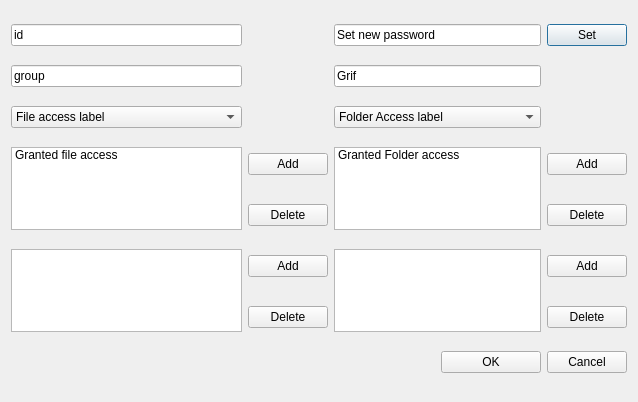
<?xml version="1.0" encoding="UTF-8"?>
<ui version="4.0">
 <class>EditUser</class>
 <widget class="QDialog" name="EditUser">
  <property name="geometry">
   <rect>
    <x>0</x>
    <y>0</y>
    <width>638</width>
    <height>402</height>
   </rect>
  </property>
  <property name="windowTitle">
   <string>Editing user N</string>
  </property>
  <layout class="QGridLayout" name="gridLayout">
   <item row="0" column="0">
    <widget class="QLineEdit" name="lineEdit">
     <property name="text">
      <string>id</string>
     </property>
    </widget>
   </item>
   <item row="0" column="2" colspan="2">
    <widget class="QLineEdit" name="lineEdit_2">
     <property name="text">
      <string>Set new password</string>
     </property>
    </widget>
   </item>
   <item row="0" column="4">
    <widget class="QPushButton" name="pushButton_3">
     <property name="text">
      <string>Set</string>
     </property>
    </widget>
   </item>
   <item row="1" column="0">
    <widget class="QLineEdit" name="lineEdit_3">
     <property name="text">
      <string>group</string>
     </property>
    </widget>
   </item>
   <item row="1" column="2" colspan="2">
    <widget class="QLineEdit" name="lineEdit_4">
     <property name="text">
      <string>Grif</string>
     </property>
    </widget>
   </item>
   <item row="2" column="0">
    <widget class="QComboBox" name="comboBox">
     <item>
      <property name="text">
       <string>File access label</string>
      </property>
     </item>
    </widget>
   </item>
   <item row="2" column="2" colspan="2">
    <widget class="QComboBox" name="comboBox_2">
     <item>
      <property name="text">
       <string>Folder Access label</string>
      </property>
     </item>
    </widget>
   </item>
   <item row="3" column="0" rowspan="2">
    <widget class="QListWidget" name="listWidget">
     <item>
      <property name="text">
       <string>Granted file access</string>
      </property>
     </item>
    </widget>
   </item>
   <item row="3" column="2" rowspan="2" colspan="2">
    <widget class="QListWidget" name="listWidget4">
     <item>
      <property name="text">
       <string>Granted Folder access</string>
      </property>
     </item>
    </widget>
   </item>
   <item row="8" column="4">
    <widget class="QPushButton" name="pushButton_2">
     <property name="text">
      <string>Cancel</string>
     </property>
    </widget>
   </item>
   <item row="6" column="0" rowspan="2">
    <widget class="QListWidget" name="listWidget3"/>
   </item>
   <item row="6" column="2" rowspan="2" colspan="2">
    <widget class="QListWidget" name="listWidget2"/>
   </item>
   <item row="3" column="1">
    <widget class="QPushButton" name="pushButton_4">
     <property name="text">
      <string>Add</string>
     </property>
    </widget>
   </item>
   <item row="4" column="1">
    <widget class="QPushButton" name="pushButton_5">
     <property name="text">
      <string>Delete</string>
     </property>
    </widget>
   </item>
   <item row="6" column="1">
    <widget class="QPushButton" name="pushButton_8">
     <property name="text">
      <string>Add</string>
     </property>
    </widget>
   </item>
   <item row="7" column="1">
    <widget class="QPushButton" name="pushButton_9">
     <property name="text">
      <string>Delete</string>
     </property>
    </widget>
   </item>
   <item row="6" column="4">
    <widget class="QPushButton" name="pushButton_10">
     <property name="text">
      <string>Add</string>
     </property>
    </widget>
   </item>
   <item row="3" column="4">
    <widget class="QPushButton" name="pushButton_7">
     <property name="text">
      <string>Add</string>
     </property>
    </widget>
   </item>
   <item row="4" column="4">
    <widget class="QPushButton" name="pushButton_6">
     <property name="text">
      <string>Delete</string>
     </property>
    </widget>
   </item>
   <item row="7" column="4">
    <widget class="QPushButton" name="pushButton_11">
     <property name="text">
      <string>Delete</string>
     </property>
    </widget>
   </item>
   <item row="8" column="3">
    <widget class="QPushButton" name="pushButton">
     <property name="text">
      <string>OK</string>
     </property>
    </widget>
   </item>
  </layout>
 </widget>
 <resources/>
 <connections/>
</ui>
